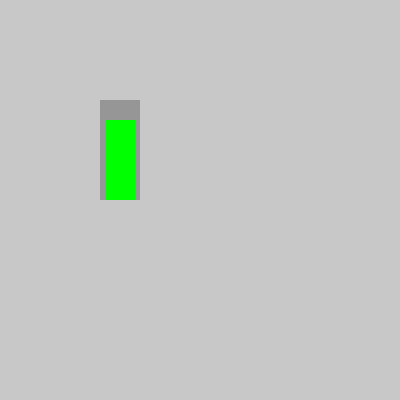
Frame 1 (no input)
Frame 60 (the mouse pressed at the canvas centre just before this capture): identical to frame 1, image omitted
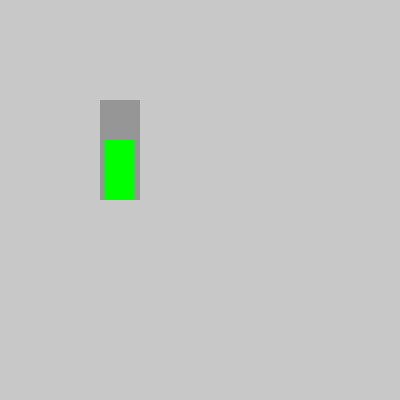
Frame 120 (the mouse held since frame 60 and released just before this capture)

The Processing sketch that drew these frames (run headless with seeded random() and noise(); from frame 60 on, the mouse is pressed at the canvas centre):

// Processing sketch: wWaterBottle_a
// ── wWaterBottle_a.pde

/* 16.01.2017
 * In class demonstation of variables, functions, 
 * conditionals and loops based on the example of 
 * drinking from a water bottle.
 */


int waterValue = 80;

void setup() {
  size(400, 400);
}

void draw() {
  noStroke();
  background(200);
  fill(150);
  rect(100, 100, 40, 100);
  fill(0, 255, 0);
  rect(105, 200, 30, -waterValue);


  if (waterValue==0) {
    fill(255, 0, 0);
  } else if (waterValue<40) {
    fill(255, 128, 0);
  } else if (waterValue==100) {
    fill(0, 128, 255);
  }
  if (waterValue==100 || waterValue<40) {
    for (int i=0; 
      i<20; 
      i = i + 1) {
      float n = i/20.0;
      ellipse(250 + sin(n * TWO_PI)*50, 
              100 + cos(n * TWO_PI)*50, 
              frameCount%20, 
              frameCount%20);
    }
  }
}

void drinkWater(int theValue) {
  waterValue = waterValue - theValue;
  if (waterValue<=0) {
    waterValue = 0;
  }
}

void addWater(int theValue) {
  waterValue = waterValue + theValue;
  if (waterValue>=100) {
    waterValue = 100;
  }
}

void mousePressed() {
  drinkWater(20);
}

void keyPressed() {
  addWater(20);
}
